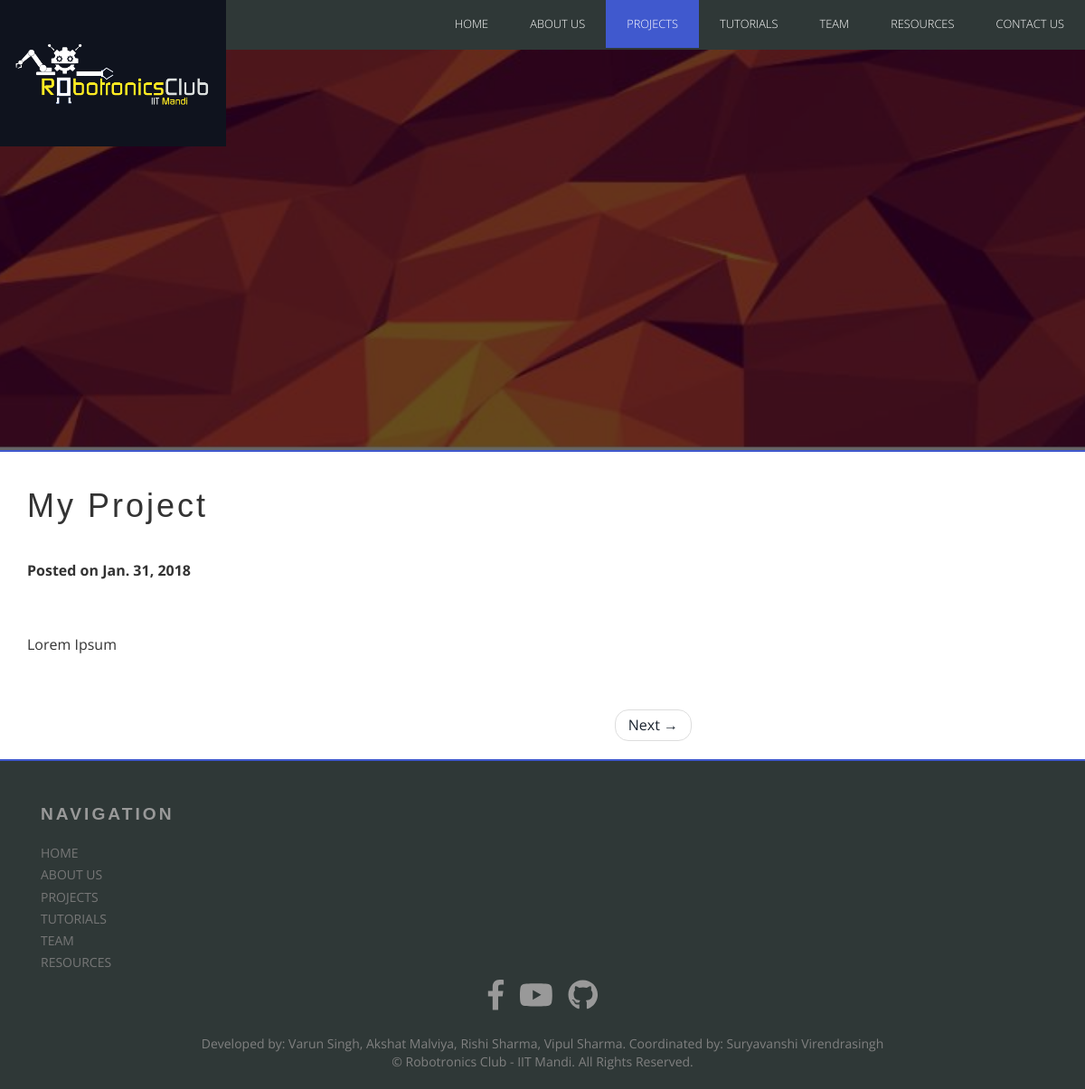
The page /project/1/ on the database as committed earlier.
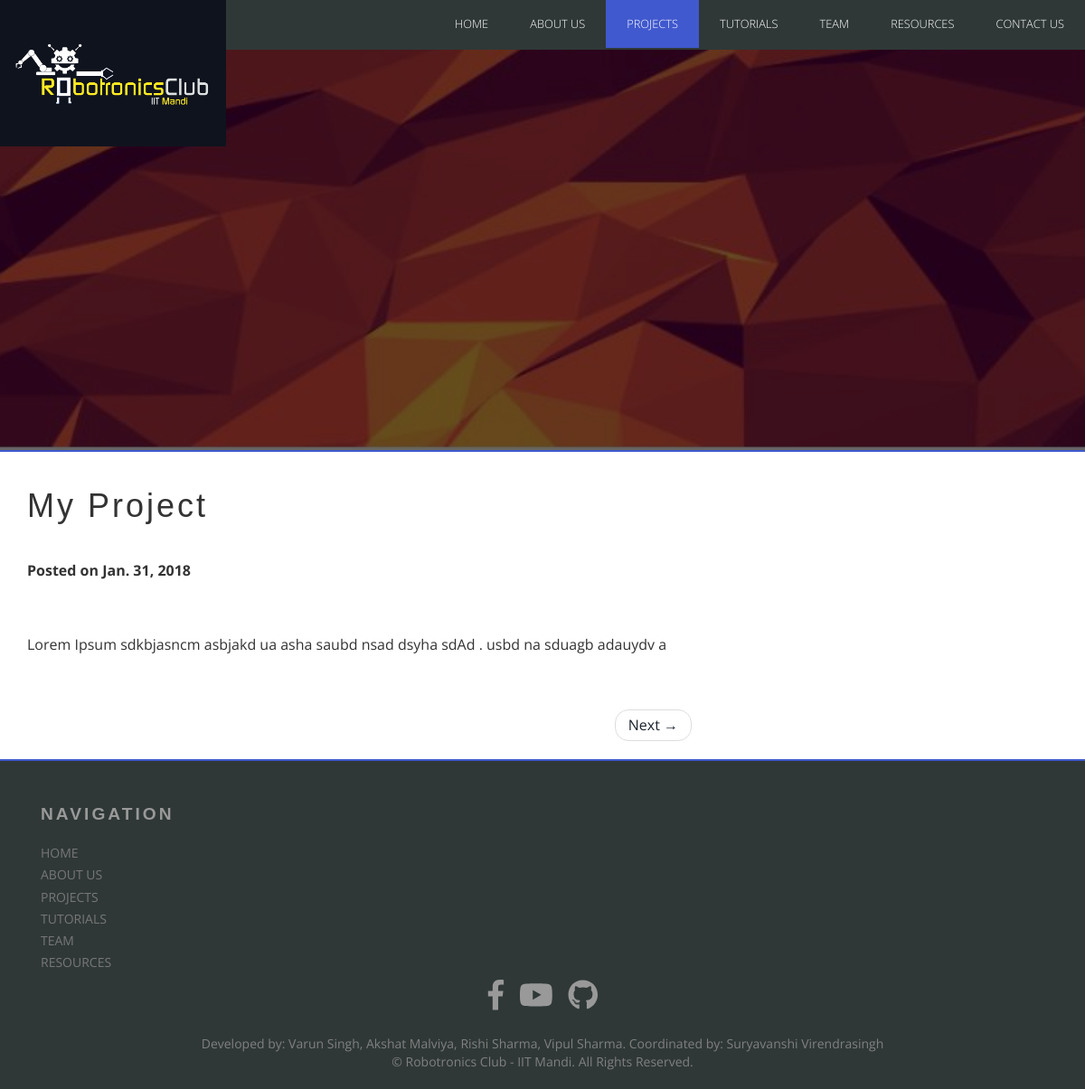
The same page on the database as committed later.
### robotronics/models.py (models this page shows, shortened)
class Project(models.Model):
    Title = models.CharField(max_length=200)
    text = models.TextField()
    date = models.DateField(default=datetime.date.today)

### robotronics/views.py (the view)
# urls.py: path('project/<int:project_id>/', views.proj, name='proj'),
def proj(request, project_id):
    proj = get_object_or_404(Project, id=project_id)
    previousp = Project.objects.filter(id__lt=project_id).last()
    nextp = Project.objects.filter(id__gt=project_id).first()
    return render(request, 'robotronics/postP.html', {'proj': proj, 'previousp': previousp, 'nextp': nextp})

### robotronics/templates/robotronics/postP.html (shortened to what this page needs)
{% extends 'robotronics/base.html' %}
{% block navbar %}
  <li><a href="{% url 'index' %}" class="scroll">Home</a></li>
  <li><a href="{% url 'about' %}">About Us</a></li>
  <li class="active"><a href="{% url 'project' %}">Projects</a></li>
  <li><a href="{% url 'tutorial' %}">Tutorials</a></li>
  <li><a href="{% url 'team' %}">Team</a></li>
  <li><a href="http://sntc.iitmandi.ac.in/inv_man">Resources</a></li>
  <li><a href="{% url 'contacts' %}">Contact Us</a></li>
{% endblock %}
{% block banner %}
  <h1>ROBOTRONICS CLUB</h1>
  <div class="clearfix"></div>
{% endblock %}
{% block content %}
<div class="container">
  <div class="row">
    <div class="col-lg-8">
      <h1 class="mt-4">{{ proj.Title }}</h1>
      <p><b>Posted on {{ proj.date }}</b></p>
      {{ proj.text }}
      <ul class="pager col-lg-12">
        {% if nextp %}
          <li class="next"><a href="{% url 'proj' nextp.id %}">Next &rarr;</a></li>
        {% endif %}
      </ul>
    </div>
  </div>
</div>
{% endblock %}

Rows that differ between the two databases and show on the page:
changed Project "My Project": text "Lorem Ipsum" → "Lorem Ipsum sdkbjasncm asbjakd ua asha saubd nsad dsyha sdAd . usbd na sduagb adauydv a"
